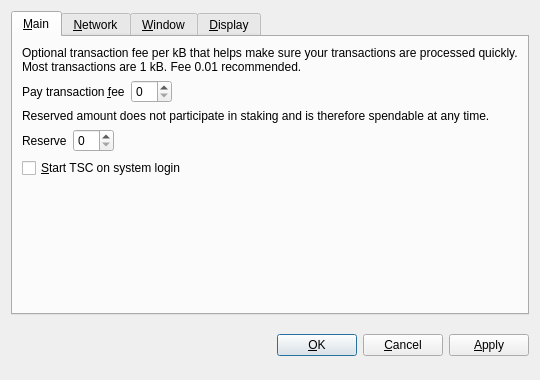
<?xml version="1.0" encoding="UTF-8"?>
<ui version="4.0">
 <class>OptionsDialog</class>
 <widget class="QDialog" name="OptionsDialog">
  <property name="geometry">
   <rect>
    <x>0</x>
    <y>0</y>
    <width>540</width>
    <height>380</height>
   </rect>
  </property>
  <property name="windowTitle">
   <string>Options</string>
  </property>
  <property name="styleSheet">
   <string notr="true">background-image: url(:/images/2s);</string>
  </property>
  <property name="modal">
   <bool>true</bool>
  </property>
  <layout class="QVBoxLayout" name="verticalLayout">
   <item>
    <widget class="QTabWidget" name="tabWidget">
     <property name="tabPosition">
      <enum>QTabWidget::North</enum>
     </property>
     <property name="currentIndex">
      <number>0</number>
     </property>
     <widget class="QWidget" name="tabMain">
      <attribute name="title">
       <string>&amp;Main</string>
      </attribute>
      <layout class="QVBoxLayout" name="verticalLayout_Main">
       <item>
        <widget class="QLabel" name="transactionFeeInfoLabel">
         <property name="text">
          <string>Optional transaction fee per kB that helps make sure your transactions are processed quickly. Most transactions are 1 kB. Fee 0.01 recommended.</string>
         </property>
         <property name="textFormat">
          <enum>Qt::PlainText</enum>
         </property>
         <property name="wordWrap">
          <bool>true</bool>
         </property>
        </widget>
       </item>
       <item>
        <layout class="QHBoxLayout" name="horizontalLayoutFee">
         <item>
          <widget class="QLabel" name="transactionFeeLabel">
           <property name="text">
            <string>Pay transaction &amp;fee</string>
           </property>
           <property name="textFormat">
            <enum>Qt::PlainText</enum>
           </property>
           <property name="buddy">
            <cstring>transactionFee</cstring>
           </property>
          </widget>
         </item>
         <item>
          <widget class="BitcoinAmountField" name="transactionFee"/>
         </item>
         <item>
          <spacer name="horizontalSpacerFee">
           <property name="orientation">
            <enum>Qt::Horizontal</enum>
           </property>
           <property name="sizeHint" stdset="0">
            <size>
             <width>40</width>
             <height>20</height>
            </size>
           </property>
          </spacer>
         </item>
        </layout>
       </item>
       <item>
        <widget class="QLabel" name="reserveBalanceInfoLabel">
         <property name="text">
          <string>Reserved amount does not participate in staking and is therefore spendable at any time.</string>
         </property>
         <property name="textFormat">
          <enum>Qt::PlainText</enum>
         </property>
         <property name="wordWrap">
          <bool>true</bool>
         </property>
        </widget>
       </item>
       <item>
        <layout class="QHBoxLayout" name="horizontalLayoutReserveBalance">
         <item>
          <widget class="QLabel" name="reserveBalanceLabel">
           <property name="text">
            <string>Reserve</string>
           </property>
           <property name="textFormat">
            <enum>Qt::PlainText</enum>
           </property>
           <property name="buddy">
            <cstring>reserveBalance</cstring>
           </property>
          </widget>
         </item>
         <item>
          <widget class="BitcoinAmountField" name="reserveBalance"/>
         </item>
         <item>
          <spacer name="horizontalSpacerReserveBalance">
           <property name="orientation">
            <enum>Qt::Horizontal</enum>
           </property>
           <property name="sizeHint" stdset="0">
            <size>
             <width>40</width>
             <height>20</height>
            </size>
           </property>
          </spacer>
         </item>
        </layout>
       </item>
       <item>
        <widget class="QCheckBox" name="bitcoinAtStartup">
         <property name="toolTip">
          <string>Automatically start TSC after logging in to the system.</string>
         </property>
         <property name="text">
          <string>&amp;Start TSC on system login</string>
         </property>
        </widget>
       </item>
       <item>
        <spacer name="verticalSpacer_Main">
         <property name="orientation">
          <enum>Qt::Vertical</enum>
         </property>
         <property name="sizeHint" stdset="0">
          <size>
           <width>20</width>
           <height>40</height>
          </size>
         </property>
        </spacer>
       </item>
      </layout>
     </widget>
     <widget class="QWidget" name="tabNetwork">
      <attribute name="title">
       <string>&amp;Network</string>
      </attribute>
      <layout class="QVBoxLayout" name="verticalLayout_Network">
       <item>
        <widget class="QCheckBox" name="mapPortUpnp">
         <property name="toolTip">
          <string>Automatically open the TSC client port on the router. This only works when your router supports UPnP and it is enabled.</string>
         </property>
         <property name="text">
          <string>Map port using &amp;UPnP</string>
         </property>
        </widget>
       </item>
       <item>
        <widget class="QCheckBox" name="connectSocks">
         <property name="toolTip">
          <string>Connect to the TSC network through a SOCKS proxy (e.g. when connecting through Tor).</string>
         </property>
         <property name="text">
          <string>&amp;Connect through SOCKS proxy:</string>
         </property>
        </widget>
       </item>
       <item>
        <layout class="QHBoxLayout" name="horizontalLayout_Network">
         <item>
          <widget class="QLabel" name="proxyIpLabel">
           <property name="text">
            <string>Proxy &amp;IP:</string>
           </property>
           <property name="textFormat">
            <enum>Qt::PlainText</enum>
           </property>
           <property name="buddy">
            <cstring>proxyIp</cstring>
           </property>
          </widget>
         </item>
         <item>
          <widget class="QValidatedLineEdit" name="proxyIp">
           <property name="maximumSize">
            <size>
             <width>140</width>
             <height>16777215</height>
            </size>
           </property>
           <property name="toolTip">
            <string>IP address of the proxy (e.g. 127.0.0.1)</string>
           </property>
          </widget>
         </item>
         <item>
          <widget class="QLabel" name="proxyPortLabel">
           <property name="text">
            <string>&amp;Port:</string>
           </property>
           <property name="textFormat">
            <enum>Qt::PlainText</enum>
           </property>
           <property name="buddy">
            <cstring>proxyPort</cstring>
           </property>
          </widget>
         </item>
         <item>
          <widget class="QLineEdit" name="proxyPort">
           <property name="maximumSize">
            <size>
             <width>55</width>
             <height>16777215</height>
            </size>
           </property>
           <property name="toolTip">
            <string>Port of the proxy (e.g. 9050)</string>
           </property>
          </widget>
         </item>
         <item>
          <widget class="QLabel" name="socksVersionLabel">
           <property name="text">
            <string>SOCKS &amp;Version:</string>
           </property>
           <property name="textFormat">
            <enum>Qt::PlainText</enum>
           </property>
           <property name="buddy">
            <cstring>socksVersion</cstring>
           </property>
          </widget>
         </item>
         <item>
          <widget class="QValueComboBox" name="socksVersion">
           <property name="toolTip">
            <string>SOCKS version of the proxy (e.g. 5)</string>
           </property>
          </widget>
         </item>
         <item>
          <spacer name="horizontalSpacer_Network">
           <property name="orientation">
            <enum>Qt::Horizontal</enum>
           </property>
           <property name="sizeHint" stdset="0">
            <size>
             <width>40</width>
             <height>20</height>
            </size>
           </property>
          </spacer>
         </item>
        </layout>
       </item>
       <item>
        <spacer name="verticalSpacer_Network">
         <property name="orientation">
          <enum>Qt::Vertical</enum>
         </property>
         <property name="sizeHint" stdset="0">
          <size>
           <width>20</width>
           <height>40</height>
          </size>
         </property>
        </spacer>
       </item>
      </layout>
     </widget>
     <widget class="QWidget" name="tabWindow">
      <attribute name="title">
       <string>&amp;Window</string>
      </attribute>
      <layout class="QVBoxLayout" name="verticalLayout_Window">
       <item>
        <widget class="QCheckBox" name="minimizeToTray">
         <property name="toolTip">
          <string>Show only a tray icon after minimizing the window.</string>
         </property>
         <property name="text">
          <string>&amp;Minimize to the tray instead of the taskbar</string>
         </property>
        </widget>
       </item>
       <item>
        <widget class="QCheckBox" name="minimizeOnClose">
         <property name="toolTip">
          <string>Minimize instead of exit the application when the window is closed. When this option is enabled, the application will be closed only after selecting Quit in the menu.</string>
         </property>
         <property name="text">
          <string>M&amp;inimize on close</string>
         </property>
        </widget>
       </item>
       <item>
        <spacer name="verticalSpacer_Window">
         <property name="orientation">
          <enum>Qt::Vertical</enum>
         </property>
         <property name="sizeHint" stdset="0">
          <size>
           <width>20</width>
           <height>40</height>
          </size>
         </property>
        </spacer>
       </item>
      </layout>
     </widget>
     <widget class="QWidget" name="tabDisplay">
      <attribute name="title">
       <string>&amp;Display</string>
      </attribute>
      <layout class="QVBoxLayout" name="verticalLayout_Display">
       <item>
        <layout class="QHBoxLayout" name="horizontalLayout_1_Display">
         <item>
          <widget class="QLabel" name="langLabel">
           <property name="text">
            <string>User Interface &amp;language:</string>
           </property>
           <property name="textFormat">
            <enum>Qt::PlainText</enum>
           </property>
           <property name="buddy">
            <cstring>lang</cstring>
           </property>
          </widget>
         </item>
         <item>
          <widget class="QValueComboBox" name="lang">
           <property name="toolTip">
            <string>The user interface language can be set here. This setting will take effect after restarting TSC.</string>
           </property>
          </widget>
         </item>
        </layout>
       </item>
       <item>
        <layout class="QHBoxLayout" name="horizontalLayout_2_Display">
         <item>
          <widget class="QLabel" name="unitLabel">
           <property name="text">
            <string>&amp;Unit to show amounts in:</string>
           </property>
           <property name="textFormat">
            <enum>Qt::PlainText</enum>
           </property>
           <property name="buddy">
            <cstring>unit</cstring>
           </property>
          </widget>
         </item>
         <item>
          <widget class="QValueComboBox" name="unit">
           <property name="toolTip">
            <string>Choose the default subdivision unit to show in the interface and when sending coins.</string>
           </property>
          </widget>
         </item>
        </layout>
       </item>
       <item>
        <widget class="QCheckBox" name="displayAddresses">
         <property name="toolTip">
          <string>Whether to show TSC addresses in the transaction list or not.</string>
         </property>
         <property name="text">
          <string>&amp;Display addresses in transaction list</string>
         </property>
        </widget>
       </item>
       <item>
        <widget class="QCheckBox" name="coinControlFeatures">
         <property name="toolTip">
          <string>Whether to show coin control features or not.</string>
         </property>
         <property name="text">
          <string>Display coin &amp;control features (experts only!)</string>
         </property>
        </widget>
       </item>
       <item>
        <spacer name="verticalSpacer_Display">
         <property name="orientation">
          <enum>Qt::Vertical</enum>
         </property>
         <property name="sizeHint" stdset="0">
          <size>
           <width>20</width>
           <height>40</height>
          </size>
         </property>
        </spacer>
       </item>
      </layout>
     </widget>
    </widget>
   </item>
   <item>
    <layout class="QHBoxLayout" name="horizontalLayout_Buttons">
     <item>
      <spacer name="horizontalSpacer_1">
       <property name="orientation">
        <enum>Qt::Horizontal</enum>
       </property>
       <property name="sizeHint" stdset="0">
        <size>
         <width>40</width>
         <height>48</height>
        </size>
       </property>
      </spacer>
     </item>
     <item>
      <widget class="QLabel" name="statusLabel">
       <property name="font">
        <font>
         <weight>75</weight>
         <bold>true</bold>
        </font>
       </property>
       <property name="text">
        <string/>
       </property>
       <property name="textFormat">
        <enum>Qt::PlainText</enum>
       </property>
       <property name="wordWrap">
        <bool>true</bool>
       </property>
      </widget>
     </item>
     <item>
      <spacer name="horizontalSpacer_2">
       <property name="orientation">
        <enum>Qt::Horizontal</enum>
       </property>
       <property name="sizeHint" stdset="0">
        <size>
         <width>40</width>
         <height>48</height>
        </size>
       </property>
      </spacer>
     </item>
     <item>
      <widget class="QPushButton" name="okButton">
       <property name="text">
        <string>&amp;OK</string>
       </property>
      </widget>
     </item>
     <item>
      <widget class="QPushButton" name="cancelButton">
       <property name="text">
        <string>&amp;Cancel</string>
       </property>
       <property name="autoDefault">
        <bool>false</bool>
       </property>
      </widget>
     </item>
     <item>
      <widget class="QPushButton" name="applyButton">
       <property name="text">
        <string>&amp;Apply</string>
       </property>
       <property name="autoDefault">
        <bool>false</bool>
       </property>
      </widget>
     </item>
    </layout>
   </item>
  </layout>
 </widget>
 <customwidgets>
  <customwidget>
   <class>BitcoinAmountField</class>
   <extends>QSpinBox</extends>
   <header>bitcoinamountfield.h</header>
   <container>1</container>
  </customwidget>
  <customwidget>
   <class>QValueComboBox</class>
   <extends>QComboBox</extends>
   <header>qvaluecombobox.h</header>
  </customwidget>
  <customwidget>
   <class>QValidatedLineEdit</class>
   <extends>QLineEdit</extends>
   <header>qvalidatedlineedit.h</header>
  </customwidget>
 </customwidgets>
 <resources/>
 <connections/>
</ui>
